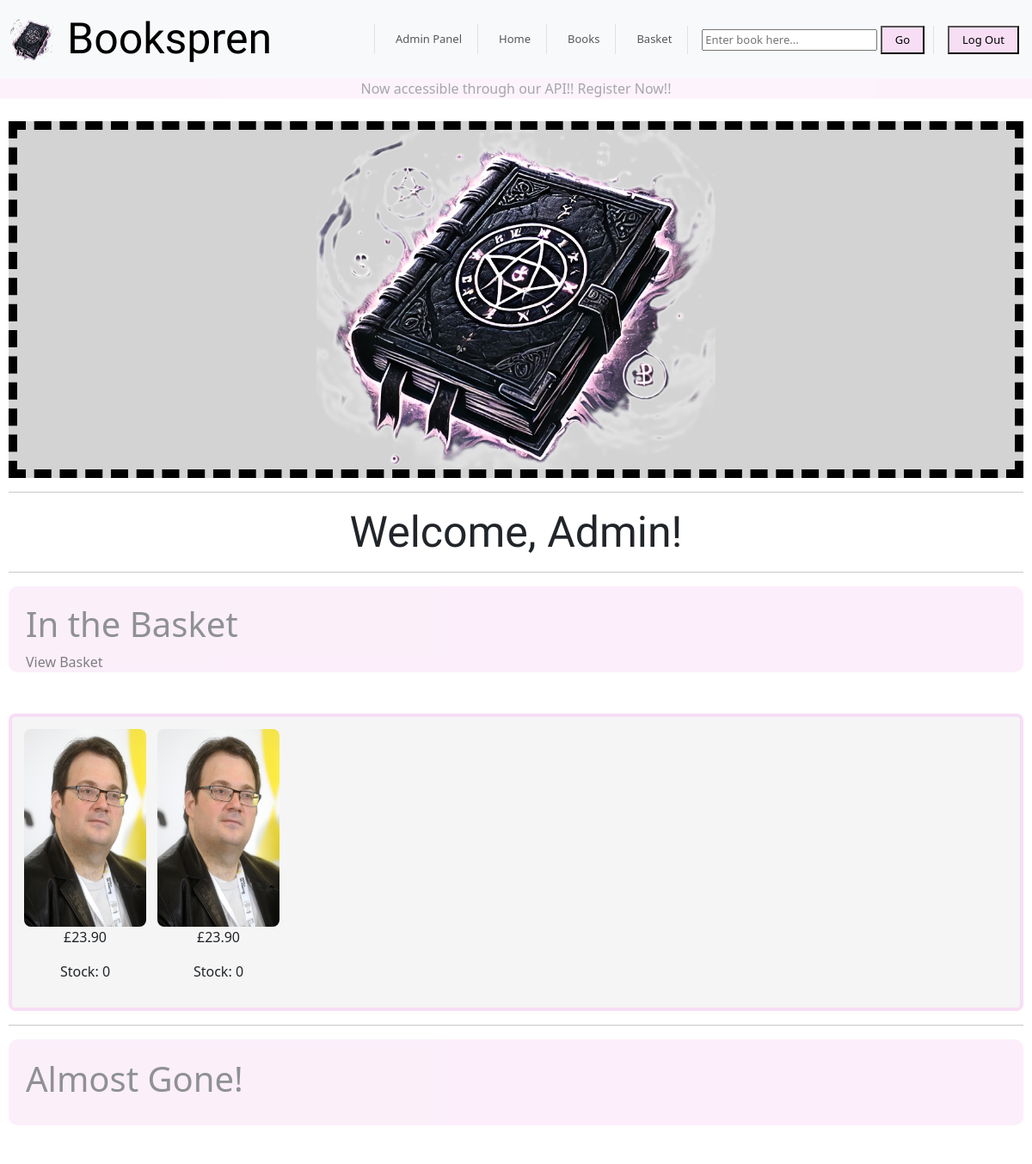
The app's page / (signed in, upper part), older data.
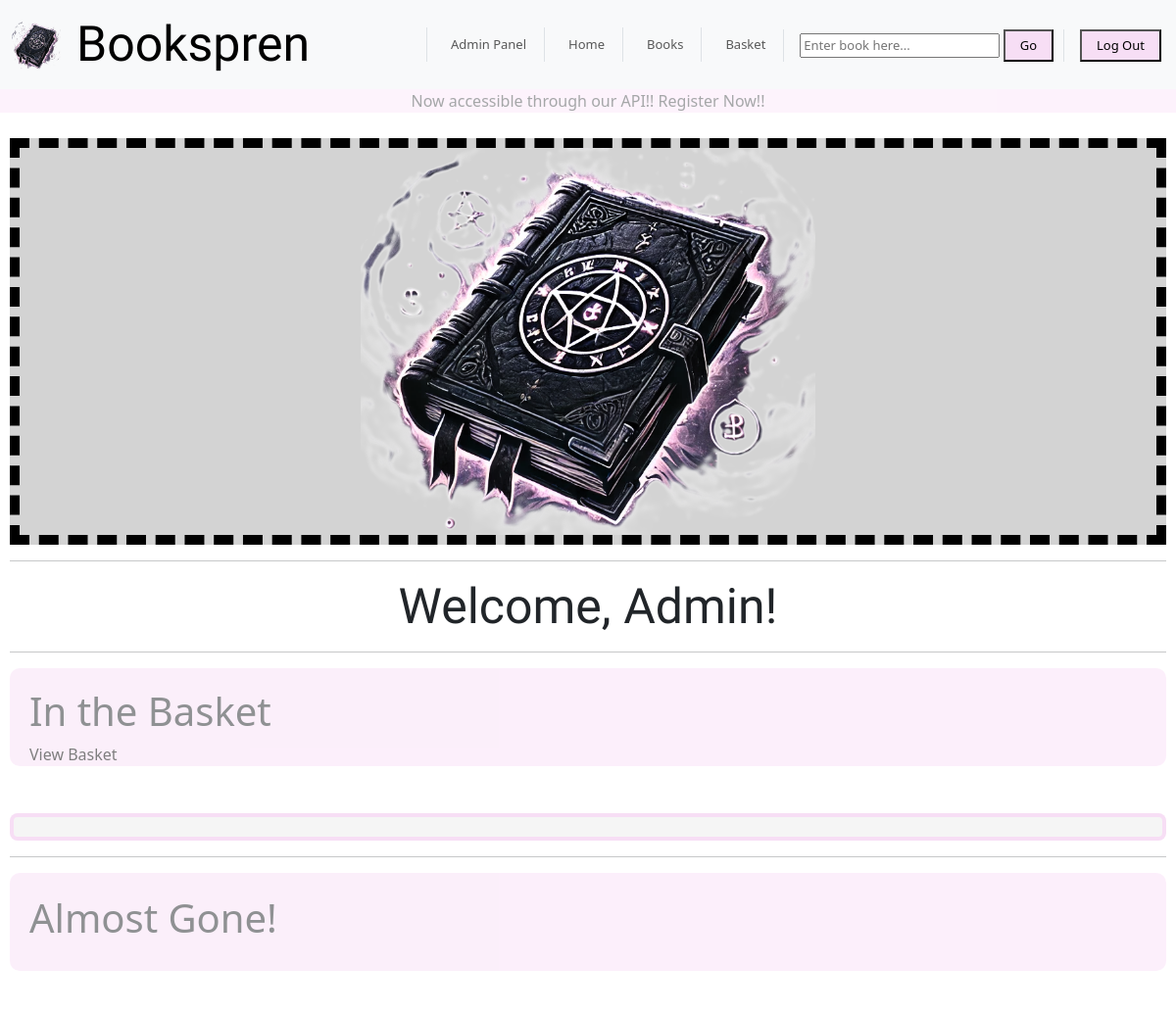
The same page, newer data.
### apps/cart/models.py (models this page shows, shortened)
class Cart(models.Model):
    class Meta:
        verbose_name = 'Cart'
        verbose_name_plural = 'Carts'
    user_id = models.ForeignKey(CustomUser, on_delete=models.SET_NULL, null=True)
    book = models.ForeignKey(Books, on_delete=models.SET_NULL, null = True)

### apps/api/models.py (models this page shows, shortened)
class Books(models.Model):
    class Meta:
        verbose_name_plural = 'Books'
    title = models.CharField(max_length=200)
    author = models.ForeignKey(Author, on_delete=models.CASCADE, related_name="books")
    category = models.ForeignKey(Category, on_delete=models.SET_NULL, null=True, related_name="books")
    description = models.TextField()
    price = models.DecimalField(max_digits=10, decimal_places=2)
    stock = models.PositiveIntegerField(default=0)
    cover_image = models.ImageField(upload_to='book_pics/', blank=True, null=True)
    published_date = models.DateField()
    isbn = models.CharField(max_length=13, unique=True)

### apps/inventory/views.py (the view)
# urls.py: path('', views.home_view, name="home"),
def home_view(request):
    books = Books.objects.all()
    categories = Category.objects.all() # Fetch all categories from database
    authors = Author.objects.all() # Fetch all authors from database
    cart = Cart.objects.all()
    if request.method == "POST" and "id_output" in request.POST:
        form = CartForm(request.POST)
        if form.is_valid():
            book = Books.objects.get(id=request.POST.get("id_output"))
            if book.stock == 0:
                return redirect('home')
            cart_field = form.save(commit=False)  # Create cart object but don't save yet
            cart_field.user_id = request.user     # Assign current user
            cart_field.book = Books.objects.get(id=request.POST.get("id_output"))  # Get book by ID
            cart_field.save()  # Save cart entry to database
            book.stock -= 1
            book.save()
            return redirect('home')
    else:
        form = CartForm()  # Create empty form for GET requests
    return render(request, 'home.html', {'books': books, 'categories': categories, 'authors': authors, 'cart': cart, 'form': form})

### apps/inventory/forms.py
class CartForm(forms.ModelForm):
    class Meta:
        model = Cart
        fields = []

### templates/home.html (shortened to what this page needs)
{% extends "base.html" %}
{% load static %}
{% block content %}
<div class="homepage">
  <div class="welcome-section">
    {% if user.is_authenticated %}
      <div class="bookspren-logo">
        <img class="logo-img" src="{% static 'images/pic2_edited.png' %}" alt="Bookspren Logo">
      </div>
      <hr>
      <h1 class="sassy-frass-regular">Welcome, {{ user.username.title }}!</h1>
      <hr>
      <div class="title-banner">
        <h1>In the Basket</h1>
        <a style="text-decoration: none; color: black;" href="{% url 'cart' %}">View Basket</a>
      </div>
      <br><br>
      <div class="home-item-div">
        {% for bk in cart %}
          {%if request.user.username == bk.user_id.username %}
            <div class="book-card">
            <a href="{%url 'book_details' bk.book.id%}"> <img src="{{ bk.book.cover_image.url }}" alt="{{ bk.book.title }}"> </a>
            <p>£{{ bk.book.price }}</p>
            <p>Stock: {{ bk.book.stock }}</p>
        </div>
        {% endif %}
        {% endfor %}
      </div>
      <hr>
      <div class="title-banner">
        <h1>Almost Gone!</h1>
      </div>
      <br><br>
      <br><br>
      <br><br>
    {% else %}
      <h1 class="sassy-frass-regular" style="font-size: 100px;">Welcome to Bookspren</h1>
    {% endif %}
  </div>
</div>
{% endblock %}

Row changes from the older to the newer data that the page shows:
removed Cart: book.cover_image (picture), book.price "23.90", book.stock "0"
removed Cart: book.cover_image (picture), book.price "23.90", book.stock "0"
